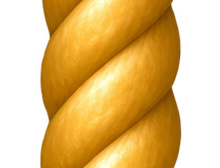
#> input picture games/fringer/art-source/rope-material-v2.png, 220 x 168 px
$ python prepare-rope.py
#> lines starting #> are read from the running program, lines starting #| are printed output that depends on the picture; after the words box and inside, x2 and y2 are one past the last pixel; in counts of white or black regions, pixels touching at a corner belong together
"""Make the shared periodic rope material. Requires Pillow and NumPy."""
from pathlib import Path
import colorsys
import numpy as np
from PIL import Image
root=Path(__file__).parent
src=np.array(Image.open(root/'art-source/rope-material-v2.png').convert('RGBA'))
#> src is the input picture: shape (168, 220, 4); mean R, G, B, A 131.8, 90.8, 22.1, 153.3
rows=[]
for row in src:
    ids=np.where(row[:,3]>128)[0]
    u=np.linspace(ids[0]+.5,ids[-1]-.5,120)
    rows.append(np.stack([np.interp(u,np.arange(len(row)),row[:,c]) for c in range(3)],axis=1))
#> after the loop, rows = 168 items
tex=np.array(rows);overlap=16;period=len(tex)-overlap;loop=tex[:period].copy()
#> after `tex = np.array(rows)`:
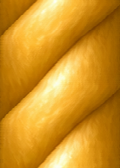
#> tex: shape (168, 120, 3) float64; mean of channels 0, 1, 2 208, 147, 36.6; drawn as R, G, B
#> after `period = len(tex) - overlap`: period = 152
#> after `loop = tex[:period].copy()`:
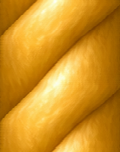
#> loop: shape (152, 120, 3) float64; mean of channels 0, 1, 2 207.8, 146.4, 35.8; drawn as R, G, B
for j in range(overlap):
    t=j/(overlap-1);t=t*t*(3-2*t)
    loop[j]=tex[period+j]*(1-t)+tex[j]*t
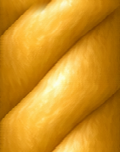
#> loop: shape (152, 120, 3) float64; 9.87% of pixels changed, all inside (x1, y1, x2, y2) = (0, 0, 120, 15); drawn as R, G, B
atlas=Image.new('RGB',(120*5,period))
#> atlas: PIL image 600x152 RGB; every value is 0
for i,(hue,sat) in enumerate([(None,1),(.482,1),(.025,.78),(.24,.9),(.765,.7)]):
    pixels=loop.copy()
    if hue is not None:
        hsv=np.array([colorsys.rgb_to_hsv(*(c/255)) for c in loop.reshape(-1,3)])
        hsv[:,0]=hue;hsv[:,1]*=sat
        pixels=np.array([colorsys.hsv_to_rgb(*c) for c in hsv]).reshape(loop.shape)*255
    atlas.paste(Image.fromarray(np.uint8(np.clip(pixels,0,255))),(120*i,0))
#> this loop made 5 passes
#> pass 2, `pixels=np.array([colorsys.hsv_to_rgb(*c) for c in hsv]).reshape(loop.s..`:
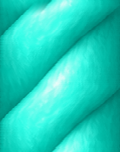
#> pixels: shape (152, 120, 3) float64; mean R, G, B 35.4, 207.9, 189.3
#> pass 3, `pixels=np.array([colorsys.hsv_to_rgb(*c) for c in hsv]).reshape(loop.s..`:
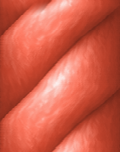
#> pixels: shape (152, 120, 3) float64; mean R, G, B 207.9, 93.6, 73.4
#> after the loop:
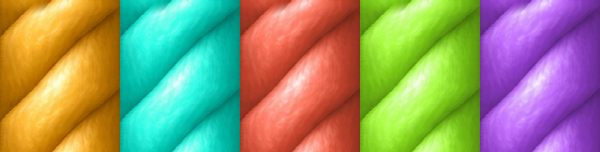
#> atlas: PIL image 600x152 RGB; mean R, G, B 149.4, 148.1, 111.3
#> after the loop:
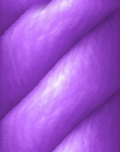
#> pixels: shape (152, 120, 3) float64; mean of channels 0, 1, 2 158.4, 87.2, 207.9; drawn as R, G, B
atlas.save(root/'assets/rope-material-v2.png',optimize=True)
print('Prepared five 120 x152 periodic rope materials.')
